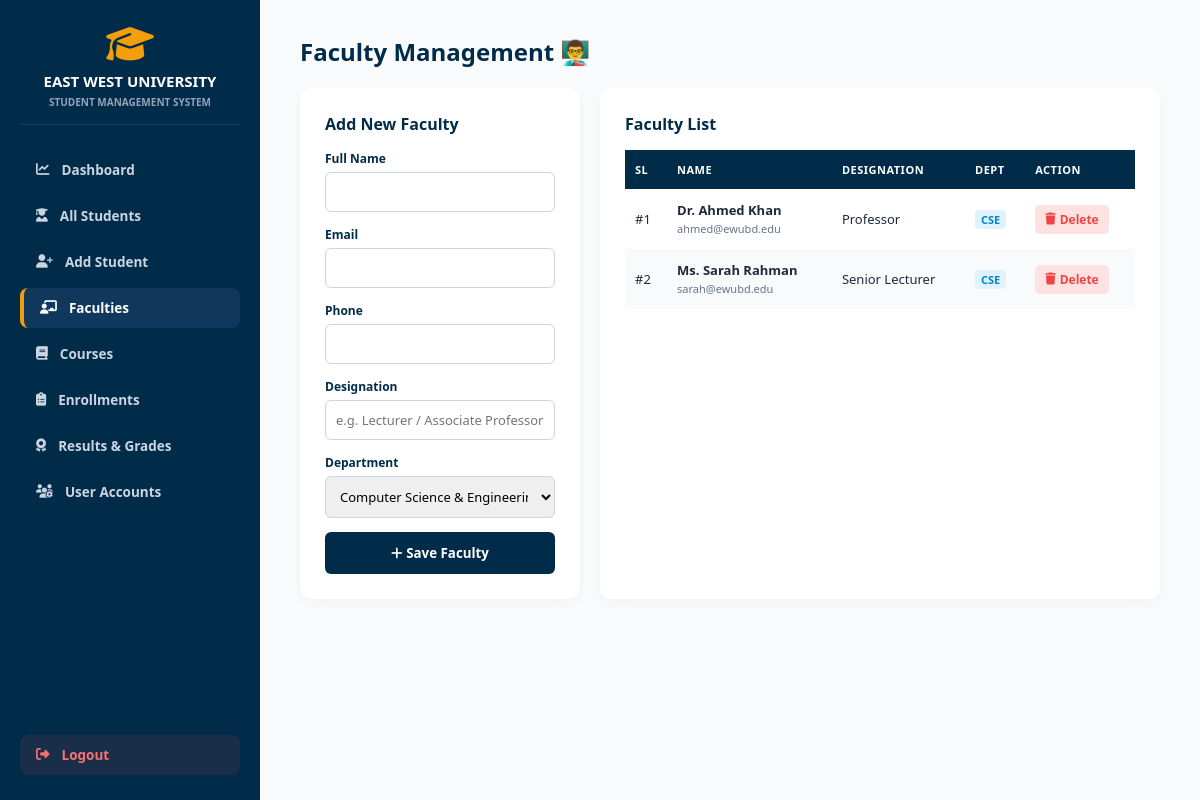
Screenshot of /faculties.php (signed in) with the database file from the repository.
### tables this page shows
CREATE TABLE FACULTIES (
    Faculty_ID INT AUTO_INCREMENT PRIMARY KEY,
    Full_Name VARCHAR(100) NOT NULL,
    Email VARCHAR(100) NOT NULL,
    Phone VARCHAR(20) NULL,
    Designation VARCHAR(50) DEFAULT 'Lecturer',
    Department_ID INT,
    FOREIGN KEY (Department_ID) REFERENCES DEPARTMENTS(Department_ID) ON DELETE SET NULL ON UPDATE CASCADE
);

CREATE TABLE DEPARTMENTS (
    Department_ID INT AUTO_INCREMENT PRIMARY KEY,
    Department_Name VARCHAR(100) NOT NULL,
    Department_Code VARCHAR(10) NOT NULL UNIQUE
);

### faculties.php (the view, shortened to what this page needs)
<?php
$pdo = new PDO("mysql:host=localhost;dbname=ewu_sms;charset=utf8mb4", "root", "", [PDO::ATTR_ERRMODE => PDO::ERRMODE_EXCEPTION]);
$faculties = $pdo->query("SELECT f.*, d.Department_Code FROM FACULTIES f LEFT JOIN DEPARTMENTS d ON f.Department_ID = d.Department_ID ORDER BY f.Faculty_ID ASC")->fetchAll(PDO::FETCH_ASSOC);
$departments = $pdo->query("SELECT * FROM DEPARTMENTS")->fetchAll(PDO::FETCH_ASSOC);
?>
<!DOCTYPE html>
<html lang="en">
<head>
    <link rel="stylesheet" href="https://cdnjs.cloudflare.com/ajax/libs/font-awesome/6.4.0/css/all.min.css">
</head>
<body>
    <div class="sidebar">
        <div>
            <div class="brand">
                <i class="fa-solid fa-graduation-cap"></i>
                <h2>EAST WEST UNIVERSITY</h2>
                <p>Student Management System</p>
            </div>
            <div class="nav-links">
                <a href="dashboard.php" class="nav-item"><i class="fa-solid fa-chart-line"></i> Dashboard</a>
                <a href="students.php" class="nav-item"><i class="fa-solid fa-user-graduate"></i> All Students</a>
                <a href="add_student.php" class="nav-item"><i class="fa-solid fa-user-plus"></i> Add Student</a>
                <a href="faculties.php" class="nav-item active"><i class="fa-solid fa-chalkboard-user"></i> Faculties</a>
                <a href="courses.php" class="nav-item"><i class="fa-solid fa-book"></i> Courses</a>
                <a href="enrollments.php" class="nav-item"><i class="fa-solid fa-clipboard-list"></i> Enrollments</a>
                <a href="results.php" class="nav-item"><i class="fa-solid fa-award"></i> Results & Grades</a>
                <a href="users_manage.php" class="nav-item"><i class="fa-solid fa-users-gear"></i> User Accounts</a>
            </div>
        </div>
        <a href="logout.php" class="nav-item logout"><i class="fa-solid fa-right-from-bracket"></i> Logout</a>
    </div>
    <div class="main-content">
        <h1 style="font-size: 24px; color: #002b49; font-weight: 800; margin-bottom: 20px;">Faculty Management 👨‍🏫</h1>
        <div class="grid">
            <div class="card">
                <h3 style="color: #002b49; font-size: 16px; margin-bottom: 15px;">Add New Faculty</h3>
                <form method="POST">
                    <div class="form-group"><label>Full Name</label><input type="text" name="full_name" required></div>
                    <div class="form-group"><label>Email</label><input type="email" name="email" required></div>
                    <div class="form-group"><label>Phone</label><input type="text" name="phone"></div>
                    <div class="form-group"><label>Designation</label><input type="text" name="designation" placeholder="e.g. Lecturer / Associate Professor"></div>
                    <div class="form-group"><label>Department</label>
                        <select name="department_id" required>
                            <?php foreach($departments as $d): ?>
                                <option value="<?php echo $d['Department_ID']; ?>"><?php echo $d['Department_Name']; ?></option>
                            <?php endforeach; ?>
                        </select>
                    </div>
                    <button type="submit" class="btn"><i class="fa-solid fa-plus"></i> Save Faculty</button>
                </form>
            </div>
            <div class="card">
                <h3 style="color: #002b49; font-size: 16px; margin-bottom: 15px;">Faculty List</h3>
                <table>
                    <thead>
                        <tr>
                            <th>SL</th>
                            <th>Name</th>
                            <th>Designation</th>
                            <th>Dept</th>
                            <th>Action</th>
                        </tr>
                    </thead>
                    <tbody>
                        <?php if (!empty($faculties)): ?>
                            <?php $sl = 1; ?>
                            <?php foreach($faculties as $f): ?>
                                <tr>
                                    <td>#<?php echo $sl++; ?></td>
                                    <td><strong><?php echo htmlspecialchars($f['Full_Name']); ?></strong><br><span style="font-size: 11px; color: #64748b;"><?php echo htmlspecialchars($f['Email']); ?></span></td>
                                    <td><?php echo htmlspecialchars($f['Designation'] ?? 'N/A'); ?></td>
                                    <td><span style="background: #e0f2fe; color: #0284c7; padding: 2px 6px; border-radius: 4px; font-weight: 700; font-size: 11px;"><?php echo htmlspecialchars($f['Department_Code'] ?? 'CSE'); ?></span></td>
                                    <td>
                                        <a href="faculties.php?delete_id=<?php echo $f['Faculty_ID']; ?>"
                                           class="btn-delete"
                                           onclick="return confirm('Are you sure you want to delete this faculty member?');">
                                            <i class="fa-solid fa-trash"></i> Delete
                                        </a>
                                    </td>
                                </tr>
                            <?php endforeach; ?>
                        <?php else: ?>
                            <tr><td colspan="5" style="text-align: center; padding: 15px;">No faculty members found.</td></tr>
                        <?php endif; ?>
                    </tbody>
                </table>
            </div>
        </div>
    </div>
</body>
</html>

### faculties.php (style rules this page uses)
* { box-sizing: border-box; margin: 0; padding: 0; font-family: 'Segoe UI', system-ui, sans-serif; }
body { display: flex; min-height: 100vh; background: #f8fafc; color: #1e293b; }
.sidebar { width: 260px; background: #002b49; color: white; padding: 25px 20px; display: flex; flex-direction: column; justify-content: space-between; flex-shrink: 0; }
.brand { text-align: center; margin-bottom: 25px; border-bottom: 1px solid rgba(255,255,255,0.1); padding-bottom: 15px; }
.brand i { font-size: 38px; color: #f59e0b; margin-bottom: 8px; }
.brand h2 { font-size: 15px; font-weight: 800; color: #ffffff; }
.brand p { font-size: 10px; color: #94a3b8; font-weight: 700; margin-top: 4px; text-transform: uppercase; }
.nav-links { display: flex; flex-direction: column; gap: 6px; }
.nav-item { display: flex; align-items: center; gap: 12px; padding: 11px 16px; color: #cbd5e1; text-decoration: none; border-radius: 8px; font-weight: 600; font-size: 13.5px; transition: all 0.2s; }
.nav-item.active { background: #0f385c; color: white; border-left: 4px solid #f59e0b; }
.nav-item.logout { color: #f87171; background: rgba(239, 68, 68, 0.1); margin-top: 15px; }
.main-content { flex: 1; padding: 35px 40px; overflow-y: auto; }
.grid { display: grid; grid-template-columns: 1fr 2fr; gap: 20px; }
.card { background: white; padding: 25px; border-radius: 12px; box-shadow: 0 4px 15px rgba(0,0,0,0.03); }
.form-group { margin-bottom: 14px; }
label { font-size: 12px; font-weight: 700; color: #002b49; display: block; margin-bottom: 5px; }
input, select { width: 100%; padding: 10px; border: 1px solid #cbd5e1; border-radius: 6px; font-size: 13px; }
.btn { background: #002b49; color: white; border: none; padding: 12px; width: 100%; border-radius: 6px; font-weight: 700; cursor: pointer; transition: background 0.2s; }
table { width: 100%; border-collapse: collapse; margin-top: 15px; }
th, td { padding: 12px 10px; text-align: left; font-size: 13px; }
th { background: #002b49; color: white; text-transform: uppercase; font-size: 11px; letter-spacing: 0.5px; }
tr:nth-child(even) { background: #f8fafc; }
.btn-delete { color: #ef4444; background: #fee2e2; padding: 6px 10px; border-radius: 5px; text-decoration: none; font-weight: 700; font-size: 12px; display: inline-flex; align-items: center; gap: 4px; }

### rows the page displays
faculties: Full_Name "Dr. Ahmed Khan", Email "ahmed@ewubd.edu", Designation "Professor", Department_ID.Department_Code "CSE"
faculties: Full_Name "Ms. Sarah Rahman", Email "sarah@ewubd.edu", Designation "Senior Lecturer", Department_ID.Department_Code "CSE"

### other values shown
form field department_id "Computer Science & Engineering"
